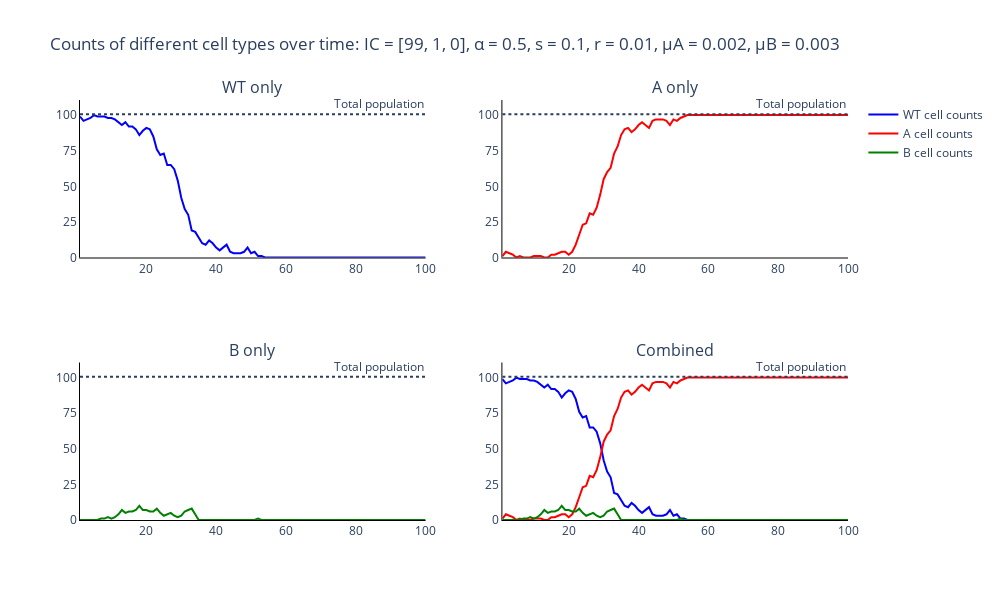

Here is the notebook cell this chart was saved with:
### Code cell
# Trace names - represent the type of cells for the simulation
trace_name = ['{} cell counts'.format(s) for s in species]

# Names of panels
panels = ['{} only'.format(s) for s in species]
panels.append('Combined')

fig = go.Figure()
fig = make_subplots(rows=int(np.ceil(len(panels)/2)), cols=2, subplot_titles=tuple('{}'.format(p) for p in panels))

# Add traces to the separate counts panels
for s, spec in enumerate(species):
    fig.add_trace(
        go.Scatter(
            y=output_algorithm[:, s],
            x=times,
            mode='lines',
            name=trace_name[s],
            line_color=colours[s]
        ),
        row= int(np.floor(s / 2)) + 1,
        col= s % 2 + 1
    )

# Add traces to last total panel
for s, spec in enumerate(species):
    fig.add_trace(
        go.Scatter(
            y=output_algorithm[:, s],
            x=times,
            mode='lines',
            name=trace_name[s],
            line_color=colours[s],
            showlegend=False
        ),
        row=int(np.ceil(len(panels)/2)),
        col=2
    )

for p, _ in enumerate(panels):
    fig.add_hline(
        y=sum(initial_population),
        line_dash='dot',
        annotation_text='Total population', fillcolor='black',
        annotation_position='top right',
        row= int(np.floor(p / 2)) + 1,
        col= p % 2 + 1)
    
    fig.update_yaxes(ticks='outside', tickcolor='black', ticklen=7.5, title_text='Percentage (%) of population', row=int(np.floor(p / 2)) + 1, col=p % 2 + 1)
    fig.update_xaxes(ticks='outside', tickcolor='black', ticklen=7.5, title_text='Number of Generations', row=int(np.floor(p / 2)) + 1, col=p % 2 + 1)


# Add axis labels
fig.update_layout(
    title='Counts of different cell types over time: IC = {}, α = {}, s = {}, r = {}, μA = {}, μB = {}'.format(parameters[0:3], parameters[3], parameters[4], parameters[5], parameters[6], parameters[7]),
    width=1100, 
    height=600,
    plot_bgcolor='white',
    xaxis=dict(
        linecolor='black'
        ),
    yaxis=dict(
        linecolor='black',
        range = [0, sum(initial_population)+10],
        tickvals=np.arange(0, sum(initial_population)+1, 25).tolist(),
        ticktext=['0', '25', '50', '75', '100']),
    xaxis2=dict(
        linecolor='black'
        ),
    yaxis2=dict(
        linecolor='black',
        range = [0, sum(initial_population)+10],
        tickvals=np.arange(0, sum(initial_population)+1, 25).tolist(),
        ticktext=['0', '25', '50', '75', '100']),
    xaxis3=dict(
        linecolor='black'
        ),
    yaxis3=dict(
        linecolor='black',
        range = [0, sum(initial_population)+10],
        tickvals=np.arange(0, sum(initial_population)+1, 25).tolist(),
        ticktext=['0', '25', '50', '75', '100']),
    xaxis4=dict(
        linecolor='black'
        ),
    yaxis4=dict(
        linecolor='black',
        range = [0, sum(initial_population)+10],
        tickvals=np.arange(0, sum(initial_population)+1, 25).tolist(),
        ticktext=['0', '25', '50', '75', '100']),
    #legend=dict(
    #    orientation="h",
    #    yanchor="bottom",
    #    y=1.02,
    #    xanchor="right",
    #    x=1
    #)
    )

fig.write_image('images/Stem-counts-wf.pdf')
fig.show()

### Figure 1 — Plotly figure (JSON) as saved in the notebook; plotly's stock layout.template omitted (floating-point values rounded to 4 significant figures)
{"data": [{"line": {"color": "blue"}, "mode": "lines", "name": "WT cell counts", "type": "scatter", "x": [1, 2, 3, 4, 5, 6, 7, 8, 9, 10, 11, 12, 13, 14, 15, 16, 17, 18, 19, 20, 21, 22, 23, 24, 25, 26, 27, 28, 29, 30, 31, 32, 33, 34, 35, 36, 37, 38, 39, 40, 41, 42, 43, 44, 45, 46, 47, 48, 49, 50, 51, 52, 53, 54, 55, 56, 57, 58, 59, 60, 61, 62, 63, 64, 65, 66, 67, 68, 69, 70, 71, 72, 73, 74, 75, 76, 77, 78, 79, 80, 81, 82, 83, 84, 85, 86, 87, 88, 89, 90, 91, 92, 93, 94, 95, 96, 97, 98, 99, 100], "xaxis": "x", "y": [99, 96, 97, 98, 100, 99, 99, 99, 98, 98, 97, 95, 93, 95, 92, 92, 90, 86, 89, 91, 90, 85, 76, 72, 73, 65, 65, 62, 54, 42, 34, 30, 19, 18, 14, 10, 9, 12, 10, 7, 5, 7, 9, 4, 3, 3, 3, 4, 7, 3, 4, 1, 1, 0, 0, 0, 0, 0, 0, 0, 0, 0, 0, 0, 0, 0, 0, 0, 0, 0, 0, 0, 0, 0, 0, 0, 0, 0, 0, 0, 0, 0, 0, 0, 0, 0, 0, 0, 0, 0, 0, 0, 0, 0, 0, 0, 0, 0, 0, 0], "yaxis": "y"}, {"line": {"color": "red"}, "mode": "lines", "name": "A cell counts", "type": "scatter", "x": [1, 2, 3, 4, 5, 6, 7, 8, 9, 10, 11, 12, 13, 14, 15, 16, 17, 18, 19, 20, 21, 22, 23, 24, 25, 26, 27, 28, 29, 30, 31, 32, 33, 34, 35, 36, 37, 38, 39, 40, 41, 42, 43, 44, 45, 46, 47, 48, 49, 50, 51, 52, 53, 54, 55, 56, 57, 58, 59, 60, 61, 62, 63, 64, 65, 66, 67, 68, 69, 70, 71, 72, 73, 74, 75, 76, 77, 78, 79, 80, 81, 82, 83, 84, 85, 86, 87, 88, 89, 90, 91, 92, 93, 94, 95, 96, 97, 98, 99, 100], "xaxis": "x2", "y": [1, 4, 3, 2, 0, 1, 0, 0, 0, 1, 1, 1, 0, 0, 2, 2, 3, 4, 4, 2, 4, 9, 16, 23, 24, 31, 30, 35, 44, 55, 60, 63, 73, 78, 86, 90, 91, 88, 90, 93, 95, 93, 91, 96, 97, 97, 97, 96, 93, 97, 96, 98, 99, 100, 100, 100, 100, 100, 100, 100, 100, 100, 100, 100, 100, 100, 100, 100, 100, 100, 100, 100, 100, 100, 100, 100, 100, 100, 100, 100, 100, 100, 100, 100, 100, 100, 100, 100, 100, 100, 100, 100, 100, 100, 100, 100, 100, 100, 100, 100], "yaxis": "y2"}, {"line": {"color": "green"}, "mode": "lines", "name": "B cell counts", "type": "scatter", "x": [1, 2, 3, 4, 5, 6, 7, 8, 9, 10, 11, 12, 13, 14, 15, 16, 17, 18, 19, 20, 21, 22, 23, 24, 25, 26, 27, 28, 29, 30, 31, 32, 33, 34, 35, 36, 37, 38, 39, 40, 41, 42, 43, 44, 45, 46, 47, 48, 49, 50, 51, 52, 53, 54, 55, 56, 57, 58, 59, 60, 61, 62, 63, 64, 65, 66, 67, 68, 69, 70, 71, 72, 73, 74, 75, 76, 77, 78, 79, 80, 81, 82, 83, 84, 85, 86, 87, 88, 89, 90, 91, 92, 93, 94, 95, 96, 97, 98, 99, 100], "xaxis": "x3", "y": [0, 0, 0, 0, 0, 0, 1, 1, 2, 1, 2, 4, 7, 5, 6, 6, 7, 10, 7, 7, 6, 6, 8, 5, 3, 4, 5, 3, 2, 3, 6, 7, 8, 4, 0, 0, 0, 0, 0, 0, 0, 0, 0, 0, 0, 0, 0, 0, 0, 0, 0, 1, 0, 0, 0, 0, 0, 0, 0, 0, 0, 0, 0, 0, 0, 0, 0, 0, 0, 0, 0, 0, 0, 0, 0, 0, 0, 0, 0, 0, 0, 0, 0, 0, 0, 0, 0, 0, 0, 0, 0, 0, 0, 0, 0, 0, 0, 0, 0, 0], "yaxis": "y3"}, {"line": {"color": "blue"}, "mode": "lines", "name": "WT cell counts", "showlegend": false, "type": "scatter", "x": [1, 2, 3, 4, 5, 6, 7, 8, 9, 10, 11, 12, 13, 14, 15, 16, 17, 18, 19, 20, 21, 22, 23, 24, 25, 26, 27, 28, 29, 30, 31, 32, 33, 34, 35, 36, 37, 38, 39, 40, 41, 42, 43, 44, 45, 46, 47, 48, 49, 50, 51, 52, 53, 54, 55, 56, 57, 58, 59, 60, 61, 62, 63, 64, 65, 66, 67, 68, 69, 70, 71, 72, 73, 74, 75, 76, 77, 78, 79, 80, 81, 82, 83, 84, 85, 86, 87, 88, 89, 90, 91, 92, 93, 94, 95, 96, 97, 98, 99, 100], "xaxis": "x4", "y": [99, 96, 97, 98, 100, 99, 99, 99, 98, 98, 97, 95, 93, 95, 92, 92, 90, 86, 89, 91, 90, 85, 76, 72, 73, 65, 65, 62, 54, 42, 34, 30, 19, 18, 14, 10, 9, 12, 10, 7, 5, 7, 9, 4, 3, 3, 3, 4, 7, 3, 4, 1, 1, 0, 0, 0, 0, 0, 0, 0, 0, 0, 0, 0, 0, 0, 0, 0, 0, 0, 0, 0, 0, 0, 0, 0, 0, 0, 0, 0, 0, 0, 0, 0, 0, 0, 0, 0, 0, 0, 0, 0, 0, 0, 0, 0, 0, 0, 0, 0], "yaxis": "y4"}, {"line": {"color": "red"}, "mode": "lines", "name": "A cell counts", "showlegend": false, "type": "scatter", "x": [1, 2, 3, 4, 5, 6, 7, 8, 9, 10, 11, 12, 13, 14, 15, 16, 17, 18, 19, 20, 21, 22, 23, 24, 25, 26, 27, 28, 29, 30, 31, 32, 33, 34, 35, 36, 37, 38, 39, 40, 41, 42, 43, 44, 45, 46, 47, 48, 49, 50, 51, 52, 53, 54, 55, 56, 57, 58, 59, 60, 61, 62, 63, 64, 65, 66, 67, 68, 69, 70, 71, 72, 73, 74, 75, 76, 77, 78, 79, 80, 81, 82, 83, 84, 85, 86, 87, 88, 89, 90, 91, 92, 93, 94, 95, 96, 97, 98, 99, 100], "xaxis": "x4", "y": [1, 4, 3, 2, 0, 1, 0, 0, 0, 1, 1, 1, 0, 0, 2, 2, 3, 4, 4, 2, 4, 9, 16, 23, 24, 31, 30, 35, 44, 55, 60, 63, 73, 78, 86, 90, 91, 88, 90, 93, 95, 93, 91, 96, 97, 97, 97, 96, 93, 97, 96, 98, 99, 100, 100, 100, 100, 100, 100, 100, 100, 100, 100, 100, 100, 100, 100, 100, 100, 100, 100, 100, 100, 100, 100, 100, 100, 100, 100, 100, 100, 100, 100, 100, 100, 100, 100, 100, 100, 100, 100, 100, 100, 100, 100, 100, 100, 100, 100, 100], "yaxis": "y4"}, {"line": {"color": "green"}, "mode": "lines", "name": "B cell counts", "showlegend": false, "type": "scatter", "x": [1, 2, 3, 4, 5, 6, 7, 8, 9, 10, 11, 12, 13, 14, 15, 16, 17, 18, 19, 20, 21, 22, 23, 24, 25, 26, 27, 28, 29, 30, 31, 32, 33, 34, 35, 36, 37, 38, 39, 40, 41, 42, 43, 44, 45, 46, 47, 48, 49, 50, 51, 52, 53, 54, 55, 56, 57, 58, 59, 60, 61, 62, 63, 64, 65, 66, 67, 68, 69, 70, 71, 72, 73, 74, 75, 76, 77, 78, 79, 80, 81, 82, 83, 84, 85, 86, 87, 88, 89, 90, 91, 92, 93, 94, 95, 96, 97, 98, 99, 100], "xaxis": "x4", "y": [0, 0, 0, 0, 0, 0, 1, 1, 2, 1, 2, 4, 7, 5, 6, 6, 7, 10, 7, 7, 6, 6, 8, 5, 3, 4, 5, 3, 2, 3, 6, 7, 8, 4, 0, 0, 0, 0, 0, 0, 0, 0, 0, 0, 0, 0, 0, 0, 0, 0, 0, 1, 0, 0, 0, 0, 0, 0, 0, 0, 0, 0, 0, 0, 0, 0, 0, 0, 0, 0, 0, 0, 0, 0, 0, 0, 0, 0, 0, 0, 0, 0, 0, 0, 0, 0, 0, 0, 0, 0, 0, 0, 0, 0, 0, 0, 0, 0, 0, 0], "yaxis": "y4"}], "layout": {"annotations": [{"font": {"size": 16}, "showarrow": false, "text": "WT only", "x": 0.225, "xanchor": "center", "xref": "paper", "y": 1, "yanchor": "bottom", "yref": "paper"}, {"font": {"size": 16}, "showarrow": false, "text": "A only", "x": 0.775, "xanchor": "center", "xref": "paper", "y": 1, "yanchor": "bottom", "yref": "paper"}, {"font": {"size": 16}, "showarrow": false, "text": "B only", "x": 0.225, "xanchor": "center", "xref": "paper", "y": 0.375, "yanchor": "bottom", "yref": "paper"}, {"font": {"size": 16}, "showarrow": false, "text": "Combined", "x": 0.775, "xanchor": "center", "xref": "paper", "y": 0.375, "yanchor": "bottom", "yref": "paper"}, {"showarrow": false, "text": "Total population", "x": 1, "xanchor": "right", "xref": "x domain", "y": 100.6, "yanchor": "bottom", "yref": "y"}, {"showarrow": false, "text": "Total population", "x": 1, "xanchor": "right", "xref": "x2 domain", "y": 100.6, "yanchor": "bottom", "yref": "y2"}, {"showarrow": false, "text": "Total population", "x": 1, "xanchor": "right", "xref": "x3 domain", "y": 100.6, "yanchor": "bottom", "yref": "y3"}, {"showarrow": false, "text": "Total population", "x": 1, "xanchor": "right", "xref": "x4 domain", "y": 100.6, "yanchor": "bottom", "yref": "y4"}], "height": 600, "plot_bgcolor": "white", "shapes": [{"fillcolor": "black", "line": {"dash": "dot"}, "type": "line", "x0": 0, "x1": 1, "xref": "x domain", "y0": 100.6, "y1": 100.6, "yref": "y"}, {"fillcolor": "black", "line": {"dash": "dot"}, "type": "line", "x0": 0, "x1": 1, "xref": "x2 domain", "y0": 100.6, "y1": 100.6, "yref": "y2"}, {"fillcolor": "black", "line": {"dash": "dot"}, "type": "line", "x0": 0, "x1": 1, "xref": "x3 domain", "y0": 100.6, "y1": 100.6, "yref": "y3"}, {"fillcolor": "black", "line": {"dash": "dot"}, "type": "line", "x0": 0, "x1": 1, "xref": "x4 domain", "y0": 100.6, "y1": 100.6, "yref": "y4"}], "title": {"text": "Counts of different cell types over time: IC = [99, 1, 0], α = 0.5, s = 0.1, r = 0.01, μA = 0.002, μB = 0.003"}, "width": 1000, "xaxis": {"anchor": "y", "domain": [0, 0.45], "linecolor": "black"}, "xaxis2": {"anchor": "y2", "domain": [0.55, 1], "linecolor": "black"}, "xaxis3": {"anchor": "y3", "domain": [0, 0.45], "linecolor": "black"}, "xaxis4": {"anchor": "y4", "domain": [0.55, 1], "linecolor": "black"}, "yaxis": {"anchor": "x", "domain": [0.625, 1], "linecolor": "black", "range": [0, 110.6], "ticktext": ["0", "25", "50", "75", "100"], "tickvals": [0, 25, 50, 75, 100]}, "yaxis2": {"anchor": "x2", "domain": [0.625, 1], "linecolor": "black", "range": [0, 110.6], "ticktext": ["0", "25", "50", "75", "100"], "tickvals": [0, 25, 50, 75, 100]}, "yaxis3": {"anchor": "x3", "domain": [0, 0.375], "linecolor": "black", "range": [0, 110.6], "ticktext": ["0", "25", "50", "75", "100"], "tickvals": [0, 25, 50, 75, 100]}, "yaxis4": {"anchor": "x4", "domain": [0, 0.375], "linecolor": "black", "range": [0, 110.6], "ticktext": ["0", "25", "50", "75", "100"], "tickvals": [0, 25, 50, 75, 100]}}}
